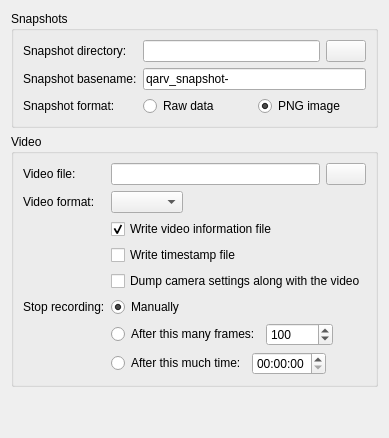
      <widget class="QWidget" name="recordingTab">
       <attribute name="title">
        <string>Recording</string>
       </attribute>
       <layout class="QVBoxLayout" name="verticalLayout_11">
        <item>
         <widget class="QGroupBox" name="snapshotBox">
          <property name="title">
           <string>Snapshots</string>
          </property>
          <layout class="QFormLayout" name="formLayout_5">
           <item row="0" column="0">
            <widget class="QLabel" name="label_15">
             <property name="text">
              <string>Snapshot directory:</string>
             </property>
            </widget>
           </item>
           <item row="0" column="1">
            <layout class="QHBoxLayout" name="horizontalLayout_8">
             <item>
              <widget class="QLineEdit" name="snappathEdit">
               <property name="toolTip">
                <string>Snapshots will be put in this directory.</string>
               </property>
              </widget>
             </item>
             <item>
              <widget class="QPushButton" name="chooseSnappathButton">
               <property name="toolTip">
                <string>Open directory.</string>
               </property>
               <property name="text">
                <string/>
               </property>
               <property name="icon">
                <iconset theme="document-open">
                 <normaloff/>
                </iconset>
               </property>
              </widget>
             </item>
            </layout>
           </item>
           <item row="1" column="0">
            <widget class="QLabel" name="label_21">
             <property name="text">
              <string>Snapshot basename:</string>
             </property>
            </widget>
           </item>
           <item row="1" column="1">
            <widget class="QLineEdit" name="snapbasenameEdit">
             <property name="toolTip">
              <string>Snapshot file names will begin with this basename and will have the current date and time appended.</string>
             </property>
             <property name="text">
              <string notr="true">qarv_snapshot-</string>
             </property>
            </widget>
           </item>
           <item row="2" column="0">
            <widget class="QLabel" name="label_16">
             <property name="text">
              <string>Snapshot format:</string>
             </property>
            </widget>
           </item>
           <item row="2" column="1">
            <layout class="QHBoxLayout" name="horizontalLayout_11">
             <item>
              <widget class="QRadioButton" name="snapshotRaw">
               <property name="toolTip">
                <string>Frame data is simply dumped into the file undecoded.</string>
               </property>
               <property name="text">
                <string>Raw data</string>
               </property>
               <attribute name="buttonGroup">
                <string notr="true">buttonGroup</string>
               </attribute>
              </widget>
             </item>
             <item>
              <widget class="QRadioButton" name="snapshotPNG">
               <property name="toolTip">
                <string>The saved snapshot is as shown in the Video Display.</string>
               </property>
               <property name="text">
                <string>PNG image</string>
               </property>
               <property name="checked">
                <bool>true</bool>
               </property>
               <attribute name="buttonGroup">
                <string notr="true">buttonGroup</string>
               </attribute>
              </widget>
             </item>
            </layout>
           </item>
          </layout>
         </widget>
        </item>
        <item>
         <widget class="QGroupBox" name="videoBox">
          <property name="title">
           <string>Video</string>
          </property>
          <layout class="QFormLayout" name="formLayout_6">
           <property name="fieldGrowthPolicy">
            <enum>QFormLayout::ExpandingFieldsGrow</enum>
           </property>
           <item row="0" column="0">
            <widget class="QLabel" name="label_12">
             <property name="text">
              <string>Video file:</string>
             </property>
            </widget>
           </item>
           <item row="0" column="1">
            <layout class="QHBoxLayout" name="horizontalLayout_5">
             <item>
              <widget class="QLineEdit" name="filenameEdit">
               <property name="toolTip">
                <string>The file to store recorded video.</string>
               </property>
              </widget>
             </item>
             <item>
              <widget class="QPushButton" name="chooseFilenameButton">
               <property name="toolTip">
                <string>Open file.</string>
               </property>
               <property name="text">
                <string/>
               </property>
               <property name="icon">
                <iconset theme="document-open">
                 <normaloff/>
                </iconset>
               </property>
              </widget>
             </item>
            </layout>
           </item>
           <item row="1" column="0">
            <widget class="QLabel" name="label_17">
             <property name="text">
              <string>Video format:</string>
             </property>
            </widget>
           </item>
           <item row="1" column="1">
            <widget class="QComboBox" name="videoFormatSelector">
             <property name="toolTip">
              <string>Choose format of recorded video.</string>
             </property>
            </widget>
           </item>
           <item row="2" column="1">
            <widget class="QCheckBox" name="recordInfoCheck">
             <property name="toolTip">
              <string>Raw video formats do not contain any identifying information in the video file itself. If checked, an additional file with a .qarv extension will be created and will contain video format information. This file can be opened with the qarv video player.</string>
             </property>
             <property name="text">
              <string>Write video information file</string>
             </property>
             <property name="checked">
              <bool>true</bool>
             </property>
            </widget>
           </item>
           <item row="3" column="1">
            <widget class="QCheckBox" name="recordTimestampsCheck">
             <property name="toolTip">
              <string>An additional file with a .timestamps extension will be created and will contain frame timestamps in nanoseconds, one per line, in text form.</string>
             </property>
             <property name="text">
              <string>Write timestamp file</string>
             </property>
            </widget>
           </item>
           <item row="4" column="1">
            <widget class="QCheckBox" name="recordMetadataCheck">
             <property name="toolTip">
              <string>Creates an additional file with .caminfo extension. It can be loaded using Advanced settings tab.</string>
             </property>
             <property name="text">
              <string>Dump camera settings along with the video</string>
             </property>
            </widget>
           </item>
           <item row="5" column="0">
            <widget class="QLabel" name="label_19">
             <property name="text">
              <string>Stop recording:</string>
             </property>
            </widget>
           </item>
           <item row="5" column="1">
            <widget class="QRadioButton" name="stopRecordingManuallyRadio">
             <property name="toolTip">
              <string>Recording will not be stopped automatically.</string>
             </property>
             <property name="text">
              <string>Manually</string>
             </property>
             <property name="checked">
              <bool>true</bool>
             </property>
             <attribute name="buttonGroup">
              <string notr="true">stopRecordingRadios</string>
             </attribute>
            </widget>
           </item>
           <item row="6" column="1">
            <layout class="QHBoxLayout" name="horizontalLayout">
             <item>
              <widget class="QRadioButton" name="stopRecordingFramesRadio">
               <property name="toolTip">
                <string>Recording will be stopped when the specified number of frames is recorded.</string>
               </property>
               <property name="text">
                <string>After this many frames:</string>
               </property>
               <attribute name="buttonGroup">
                <string notr="true">stopRecordingRadios</string>
               </attribute>
              </widget>
             </item>
             <item>
              <widget class="QSpinBox" name="stopRecordingFrames">
               <property name="minimum">
                <number>1</number>
               </property>
               <property name="maximum">
                <number>100000</number>
               </property>
               <property name="value">
                <number>100</number>
               </property>
              </widget>
             </item>
            </layout>
           </item>
           <item row="7" column="1">
            <layout class="QHBoxLayout" name="horizontalLayout_15">
             <item>
              <widget class="QRadioButton" name="stopRecordingTimeRadio">
               <property name="toolTip">
                <string>Recording will be stopped when the specified amount of time elapses. Time is specified as hours:minutes:seconds.</string>
               </property>
               <property name="text">
                <string>After this much time:</string>
               </property>
               <attribute name="buttonGroup">
                <string notr="true">stopRecordingRadios</string>
               </attribute>
              </widget>
             </item>
             <item>
              <widget class="QTimeEdit" name="stopRecordingTime">
               <property name="displayFormat">
                <string notr="true">HH:mm:ss</string>
               </property>
              </widget>
             </item>
            </layout>
           </item>
          </layout>
         </widget>
        </item>
        <item>
         <spacer name="verticalSpacer_3">
          <property name="orientation">
           <enum>Qt::Vertical</enum>
          </property>
          <property name="sizeHint" stdset="0">
           <size>
            <width>20</width>
            <height>40</height>
           </size>
          </property>
         </spacer>
        </item>
       </layout>
      </widget>
